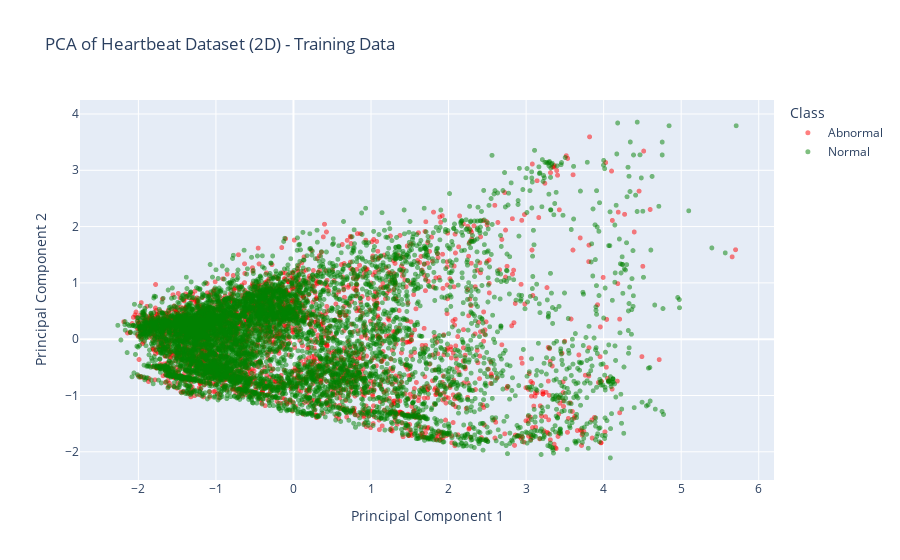
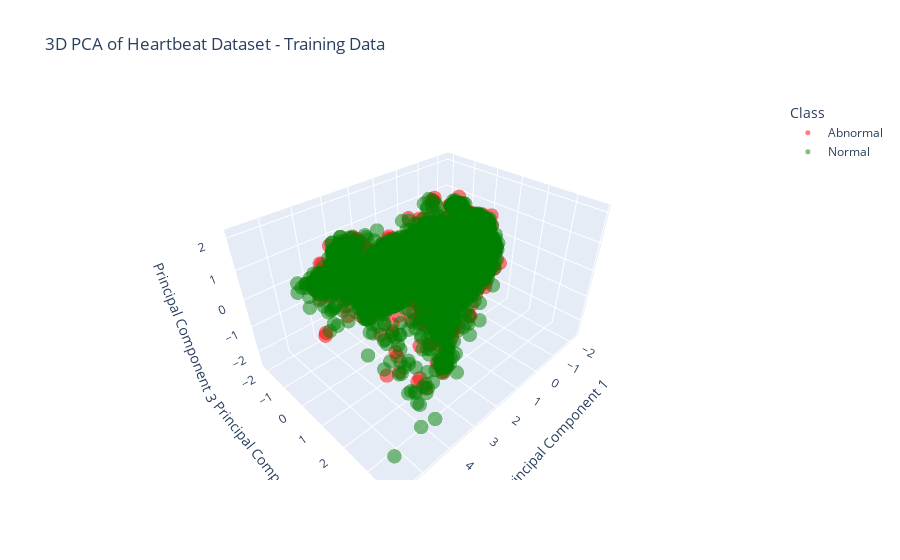
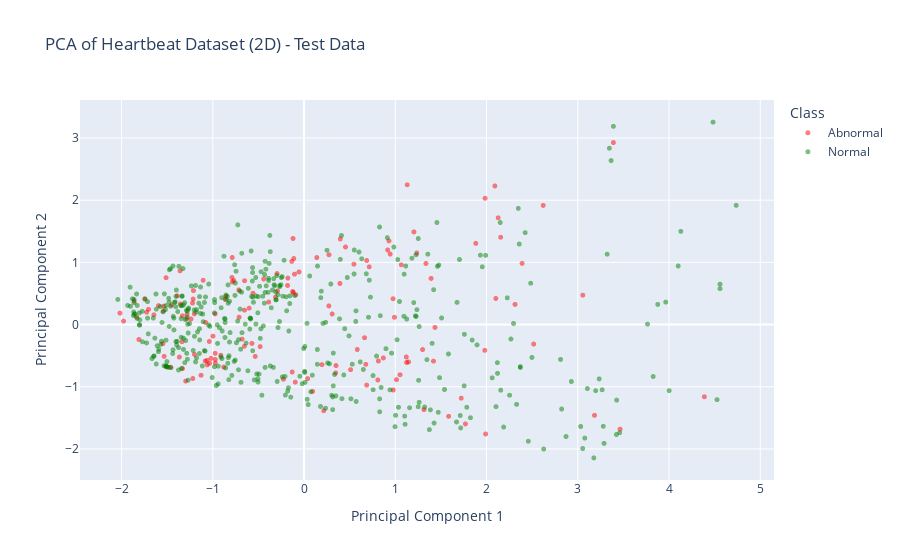
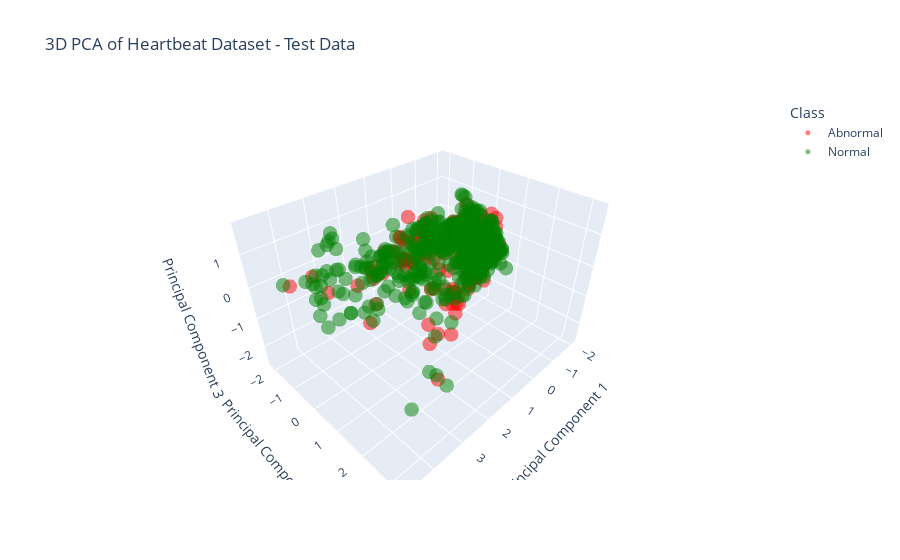

Notebook cell for these charts, in order:
### Markdown cell above
# PCA Functions for training Dataset

### Code cell
# Define the function to apply PCA
def apply_pca_to_dataset(df, n_components=2):
    X = df.drop('target', axis=1)
    pca = PCA(n_components=n_components)
    components = pca.fit_transform(X)
    df_pca = pd.DataFrame(data=components, columns=[f'Principal Component {i+1}' for i in range(n_components)])
    df_pca['target'] = df['target']
    return df_pca, pca

# Define the function to plot PCA results (2D)
def plot_pca_results(df_pca, title='PCA of Dataset'):
    # Define custom colors and labels for each category
    color_mapping = {0: 'red', 1: 'green'}
    label_mapping = {0: 'Abnormal', 1: 'Normal'}
    
    # Map the target to the corresponding colors and labels
    df_pca['color'] = df_pca['target'].map(color_mapping)
    df_pca['label'] = df_pca['target'].map(label_mapping)

    # Create a scatter plot for the PCA results
    fig = px.scatter(df_pca, x='Principal Component 1', y='Principal Component 2', color='label',
                     color_discrete_map={'Normal': 'green', 'Abnormal': 'red'},
                     title=title, labels={'label': 'Class'}, opacity=0.5)
    fig.update_traces(marker=dict(size=5))
    fig.show()

# Define the function to create a Scree plot
def create_scree_plot(pca, title='Scree Plot'):
    explained_var_ratio = pca.explained_variance_ratio_
    components = np.arange(len(explained_var_ratio)) + 1

    plt.figure(figsize=(8, 5))
    plt.plot(components, explained_var_ratio, 'o-', linewidth=2, color='blue')
    plt.title(title)
    plt.xlabel('Principal Component')
    plt.ylabel('Variance Explained (%)')
    plt.xticks(components)
    plt.show()

# Apply PCA to the training dataset for 10 components to create the Scree plot
df_pca_train, pca_train = apply_pca_to_dataset(ptbdb_train, n_components=10)
create_scree_plot(pca_train, title='Scree Plot for Training Data')

# Apply PCA to the training dataset for 2 components and plot the 2D PCA results
df_pca_train, pca_train = apply_pca_to_dataset(ptbdb_train, n_components=2)
plot_pca_results(df_pca_train, title='PCA of Heartbeat Dataset (2D) - Training Data')

# Apply PCA to the training dataset for 3 components and plot the 3D PCA results
df_pca_train, pca_train = apply_pca_to_dataset(ptbdb_train, n_components=3)
df_pca_train['color'] = df_pca_train['target'].map({0: 'red', 1: 'green'})
df_pca_train['label'] = df_pca_train['target'].map({0: 'Abnormal', 1: 'Normal'})

fig = px.scatter_3d(df_pca_train, x='Principal Component 1', y='Principal Component 2', z='Principal Component 3',
                    color='label',
                    color_discrete_map={'Normal': 'green', 'Abnormal': 'red'},
                    title='3D PCA of Heartbeat Dataset - Training Data',
                    labels={'label': 'Class'}, opacity=0.5)
fig.update_traces(marker=dict(size=5))
fig.show()

# Apply PCA to the test dataset for 10 components to create the Scree plot
df_pca_test, pca_test = apply_pca_to_dataset(ptbdb_test, n_components=10)
create_scree_plot(pca_test, title='Scree Plot for Test Data')

# Apply PCA to the test dataset for 2 components and plot the 2D PCA results
df_pca_test, pca_test = apply_pca_to_dataset(ptbdb_test, n_components=2)
plot_pca_results(df_pca_test, title='PCA of Heartbeat Dataset (2D) - Test Data')

# Apply PCA to the test dataset for 3 components and plot the 3D PCA results
df_pca_test, pca_test = apply_pca_to_dataset(ptbdb_test, n_components=3)
df_pca_test['color'] = df_pca_test['target'].map({0: 'red', 1: 'green'})
df_pca_test['label'] = df_pca_test['target'].map({0: 'Abnormal', 1: 'Normal'})

fig = px.scatter_3d(df_pca_test, x='Principal Component 1', y='Principal Component 2', z='Principal Component 3',
                    color='label',
                    color_discrete_map={'Normal': 'green', 'Abnormal': 'red'},
                    title='3D PCA of Heartbeat Dataset - Test Data',
                    labels={'label': 'Class'}, opacity=0.5)
fig.update_traces(marker=dict(size=5))
fig.show()

### Figure 1 — Plotly figure (JSON) as saved in the notebook; plotly's stock layout.template omitted (floating-point values rounded to 4 significant figures; data arrays with more than 128 entries replaced by an {"elided": "..."} marker saying what was removed)
{"data": [{"hovertemplate": "Class=Abnormal<br>Principal Component 1=%{x}<br>Principal Component 2=%{y}<extra></extra>", "legendgroup": "Abnormal", "marker": {"color": "red", "opacity": 0.5, "size": 5, "symbol": "circle"}, "mode": "markers", "name": "Abnormal", "showlegend": true, "type": "scattergl", "x": {"elided": "2579 float values"}, "xaxis": "x", "y": {"elided": "2579 float values"}, "yaxis": "y"}, {"hovertemplate": "Class=Normal<br>Principal Component 1=%{x}<br>Principal Component 2=%{y}<extra></extra>", "legendgroup": "Normal", "marker": {"color": "green", "opacity": 0.5, "size": 5, "symbol": "circle"}, "mode": "markers", "name": "Normal", "showlegend": true, "type": "scattergl", "x": {"elided": "6676 float values"}, "xaxis": "x", "y": {"elided": "6676 float values"}, "yaxis": "y"}], "layout": {"legend": {"title": {"text": "Class"}, "tracegroupgap": 0}, "title": {"text": "PCA of Heartbeat Dataset (2D) - Training Data"}, "xaxis": {"anchor": "y", "domain": [0, 1], "title": {"text": "Principal Component 1"}}, "yaxis": {"anchor": "x", "domain": [0, 1], "title": {"text": "Principal Component 2"}}}}

### Figure 2 — Plotly figure (JSON) as saved in the notebook; plotly's stock layout.template omitted (floating-point values rounded to 4 significant figures; data arrays with more than 128 entries replaced by an {"elided": "..."} marker saying what was removed)
{"data": [{"hovertemplate": "Class=Abnormal<br>Principal Component 1=%{x}<br>Principal Component 2=%{y}<br>Principal Component 3=%{z}<extra></extra>", "legendgroup": "Abnormal", "marker": {"color": "red", "opacity": 0.5, "size": 5, "symbol": "circle"}, "mode": "markers", "name": "Abnormal", "scene": "scene", "showlegend": true, "type": "scatter3d", "x": {"elided": "2579 float values"}, "y": {"elided": "2579 float values"}, "z": {"elided": "2579 float values"}}, {"hovertemplate": "Class=Normal<br>Principal Component 1=%{x}<br>Principal Component 2=%{y}<br>Principal Component 3=%{z}<extra></extra>", "legendgroup": "Normal", "marker": {"color": "green", "opacity": 0.5, "size": 5, "symbol": "circle"}, "mode": "markers", "name": "Normal", "scene": "scene", "showlegend": true, "type": "scatter3d", "x": {"elided": "6676 float values"}, "y": {"elided": "6676 float values"}, "z": {"elided": "6676 float values"}}], "layout": {"legend": {"title": {"text": "Class"}, "tracegroupgap": 0}, "scene": {"domain": {"x": [0, 1], "y": [0, 1]}, "xaxis": {"title": {"text": "Principal Component 1"}}, "yaxis": {"title": {"text": "Principal Component 2"}}, "zaxis": {"title": {"text": "Principal Component 3"}}}, "title": {"text": "3D PCA of Heartbeat Dataset - Training Data"}}}

### Figure 3 — Plotly figure (JSON) as saved in the notebook; plotly's stock layout.template omitted (floating-point values rounded to 4 significant figures; data arrays with more than 128 entries replaced by an {"elided": "..."} marker saying what was removed)
{"data": [{"hovertemplate": "Class=Abnormal<br>Principal Component 1=%{x}<br>Principal Component 2=%{y}<extra></extra>", "legendgroup": "Abnormal", "marker": {"color": "red", "opacity": 0.5, "size": 5, "symbol": "circle"}, "mode": "markers", "name": "Abnormal", "showlegend": true, "type": "scattergl", "x": {"elided": "151 float values"}, "xaxis": "x", "y": {"elided": "151 float values"}, "yaxis": "y"}, {"hovertemplate": "Class=Normal<br>Principal Component 1=%{x}<br>Principal Component 2=%{y}<extra></extra>", "legendgroup": "Normal", "marker": {"color": "green", "opacity": 0.5, "size": 5, "symbol": "circle"}, "mode": "markers", "name": "Normal", "showlegend": true, "type": "scattergl", "x": {"elided": "441 float values"}, "xaxis": "x", "y": {"elided": "441 float values"}, "yaxis": "y"}], "layout": {"legend": {"title": {"text": "Class"}, "tracegroupgap": 0}, "title": {"text": "PCA of Heartbeat Dataset (2D) - Test Data"}, "xaxis": {"anchor": "y", "domain": [0, 1], "title": {"text": "Principal Component 1"}}, "yaxis": {"anchor": "x", "domain": [0, 1], "title": {"text": "Principal Component 2"}}}}

### Figure 4 — Plotly figure (JSON) as saved in the notebook; plotly's stock layout.template omitted (floating-point values rounded to 4 significant figures; data arrays with more than 128 entries replaced by an {"elided": "..."} marker saying what was removed)
{"data": [{"hovertemplate": "Class=Abnormal<br>Principal Component 1=%{x}<br>Principal Component 2=%{y}<br>Principal Component 3=%{z}<extra></extra>", "legendgroup": "Abnormal", "marker": {"color": "red", "opacity": 0.5, "size": 5, "symbol": "circle"}, "mode": "markers", "name": "Abnormal", "scene": "scene", "showlegend": true, "type": "scatter3d", "x": {"elided": "151 float values"}, "y": {"elided": "151 float values"}, "z": {"elided": "151 float values"}}, {"hovertemplate": "Class=Normal<br>Principal Component 1=%{x}<br>Principal Component 2=%{y}<br>Principal Component 3=%{z}<extra></extra>", "legendgroup": "Normal", "marker": {"color": "green", "opacity": 0.5, "size": 5, "symbol": "circle"}, "mode": "markers", "name": "Normal", "scene": "scene", "showlegend": true, "type": "scatter3d", "x": {"elided": "441 float values"}, "y": {"elided": "441 float values"}, "z": {"elided": "441 float values"}}], "layout": {"legend": {"title": {"text": "Class"}, "tracegroupgap": 0}, "scene": {"domain": {"x": [0, 1], "y": [0, 1]}, "xaxis": {"title": {"text": "Principal Component 1"}}, "yaxis": {"title": {"text": "Principal Component 2"}}, "zaxis": {"title": {"text": "Principal Component 3"}}}, "title": {"text": "3D PCA of Heartbeat Dataset - Test Data"}}}
